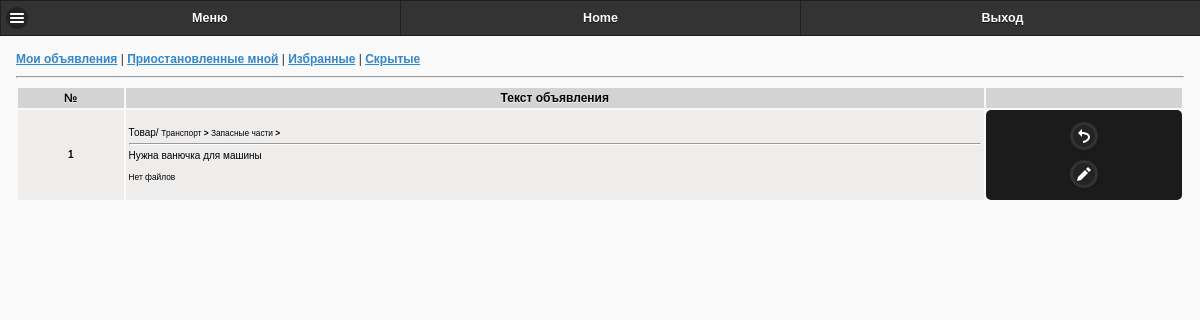
Screenshot of /mobile/cabinet/ads_my_arh.php (signed in) with the database file from the repository.
### tables this page shows
CREATE TABLE `ads` (
  `id` int(11) NOT NULL AUTO_INCREMENT,
  `date` text NOT NULL,
  `author` text NOT NULL,
  `type` int(11) NOT NULL,
  `cat1` text NOT NULL,
  `cat2` text NOT NULL,
  `cat3` text NOT NULL,
  `text` text NOT NULL,
  `region` text NOT NULL,
  `city` text NOT NULL,
  `status` text NOT NULL,
  `files` text NOT NULL,
  `comment` text NOT NULL,
  PRIMARY KEY (`id`)
);

CREATE TABLE `cats` (
  `id` int(11) NOT NULL AUTO_INCREMENT,
  `cat` text NOT NULL,
  `parent_id` int(11) NOT NULL,
  `type` int(11) NOT NULL,
  PRIMARY KEY (`id`)
);

### mobile/cabinet/ads_my_arh.php (the view, shortened to what this page needs)
<html>
    <head>
		<link rel="stylesheet" href="../css/jquery.mobile-1.4.5.min.css" />
		<link rel="stylesheet" href="../css/style.css" />
    </head>
<body >
<div data-role="page"  style="min-height: 613px;">
<div data-role="header" data-theme="b" data-position="fixed">
  <div data-role="navbar">
	<ul>
		<li>
            <a href="#leftpanel1" data-theme="b" class=" ui-icon-bars ui-btn-icon-left ">Меню</a>
        </li>
        <li>
            <a href="../index.php" data-theme="b" rel="external" class="">Home</a>
        </li>
        <li>
				<a href='../../logout_mob.php' rel='external' data-position-to='window' class='' data-transition='pop'>Выход</a>
        </li>
	</ul>
  </div>
</div>
<div role="main" class="ui-content grid" >
<div class='links'>
<a href='ads_my.php' rel='external'>Мои объявления</a> |
<a href='ads_my_arh.php' rel='external'>Приостановленные мной</a>  |
<a href='fav_ob.php' rel='external'>Избранные</a>  |
<a href='hide_ob.php' rel='external'>Скрытые</a>
</div>
	 <hr>
<?php
$db=new Database();
$user_id=$_COOKIE['id'];
$ads=$db->db_select("ads","WHERE author='$user_id' and (status=1 or status=11)");
$ads_count=count($ads);
echo "<table class='table table-bordered' width=100%>";
echo "<tr>
		<th>№</th>
		<th>Текст объявления</th>
		<th></th>
	</tr>";
for($i=0;$i<$ads_count; $i++){
	if($ads[$i]['type']==0){
		$type='Товар';
	}else{
		$type='Услуга';
	}
	echo "<tr>
		<td align=center><b>".($i+1)."</b></td>
		<td>".$type."/
		<small>".$db->get_cat_by_id($ads[$i]['cat1'])."<b> > </b>
		".$db->get_cat_by_id($ads[$i]['cat2'])."<b> > </b>
		".$db->get_cat_by_id($ads[$i]['cat3'])."</small>
		<hr style='border-bottom:1px solid white;'>
		".$ads[$i]['text']."
		<br>
		";
		if($ads[$i]['files']<>""){
		echo "
	<br>
		<small>
		";
			$db->get_files_public_mob("../../uploads/".$ads[$i]['author']."/".$ads[$i]['files']."/","");
		echo "
		</small>
		";
		}
		echo "
			<b style='float:right; padding:5px;'>".$status."</b>
		</td>
		<td align=center style='background-color:#1b1b1b; border-radius:5px;'>
		<a href='ads_my_arh.php?id=".$ads[$i]['id']."'  rel='external' class='ui-btn ui-shadow ui-corner-all ui-icon-back ui-btn-icon-notext ui-btn-b'>back</a>
		<a href='ads_edit_arh.php?id=".$ads[$i]['id']."'  rel='external' class='ui-btn ui-shadow ui-corner-all ui-icon-edit ui-btn-icon-notext ui-btn-b'>edit</a>
		</td>
	</tr>
	";
}
echo "</table>";
?>
</div>
</body>
</html>

### classes/db.php (shortened to what this page needs)
<?php
class Database{
	public function db_connect(){
		$this->conn = mysqli_connect(HOST, USER_NAME, USER_PASS, DB_NAME);
	}
	public function db_select($table_name,$sql_param){
		$conn= $this->conn;
		$sql = "SELECT * FROM ".$table_name." ".$sql_param;
		$result = mysqli_query($conn, $sql);
		if (mysqli_num_rows($result) > 0) {
			while($row = mysqli_fetch_assoc($result)) {
				$rows[]=$row;
			}
		}
		return $rows;
	}
	public function get_cat_by_id($id){
		$conn= $this->conn;
		$sql = "SELECT * FROM cats WHERE id='$id'";
		$result = mysqli_query($conn, $sql);
		if (mysqli_num_rows($result) > 0) {
			while($row = mysqli_fetch_assoc($result)) {
				$rows=$row['cat'];
			}
		}
		return $rows;
	}
		public function get_files_public_mob($dirr,$ads_id) {
			if(file_exists($dirr)){
			$dir= scandir($dirr);
			$dir_count=count($dir);
			for($i=2;$i<$dir_count;$i++){
				echo "
				<a href='#'>
				  <img  src='".$dirr."".$dir[$i]."' height='40em' >
				</a>
				";
			}
		}else{
			echo "Нет файлов";
		}
	}
}
?>

### mobile/cabinet/ads_my_arh.php (style rules this page uses)
td { padding:3px; font-size:10px; color:black; background-color:#EFECEC; border:1px solid lighthgrey; }
th { //border:1px solid grey; padding:3px; background-color:lightgrey; font-size:12px; color:black; }
.links { font-size:12px; }

### rows the page displays
ads: type "Товар", cat1.cat "Транспорт", cat2.cat "Запасные части", text "Нужна ванючка для машины", files "Нет файлов"
